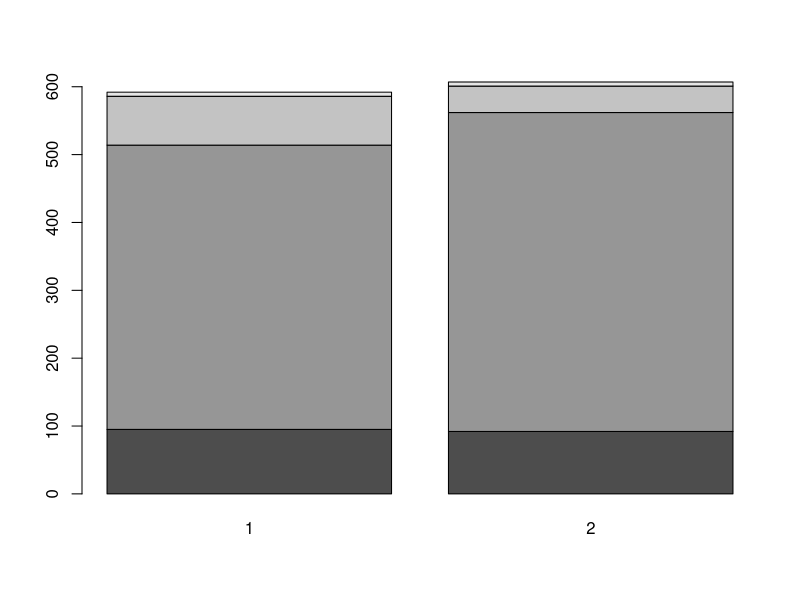
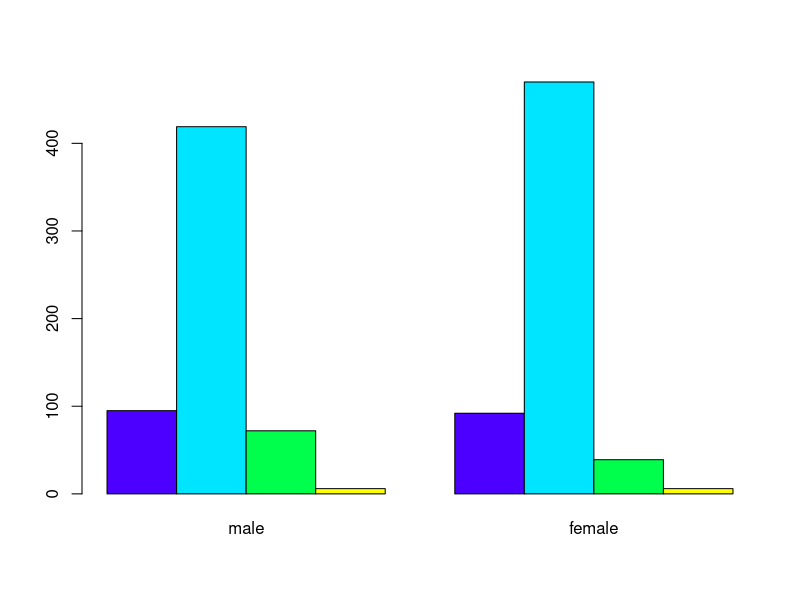
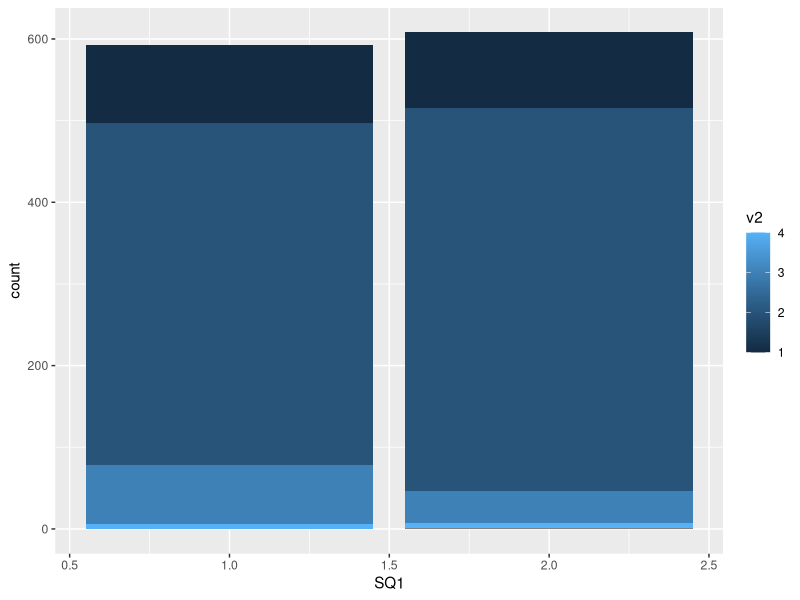
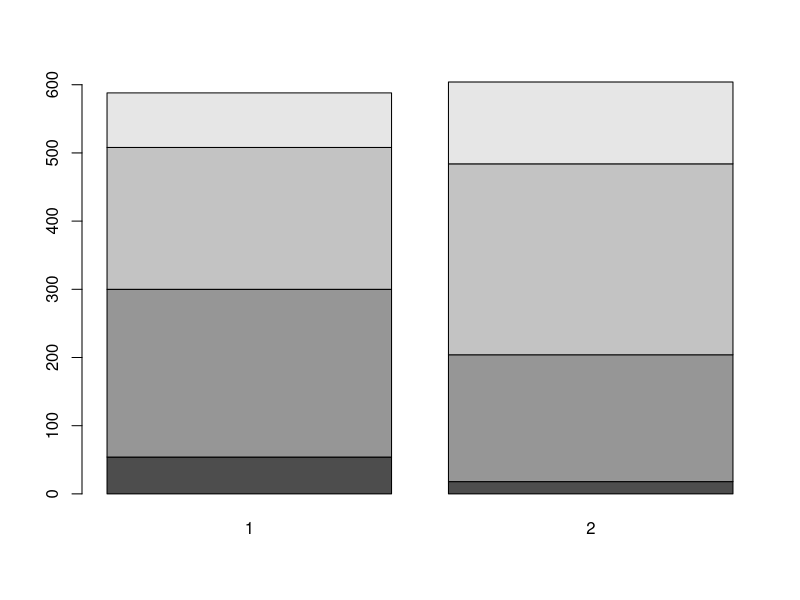
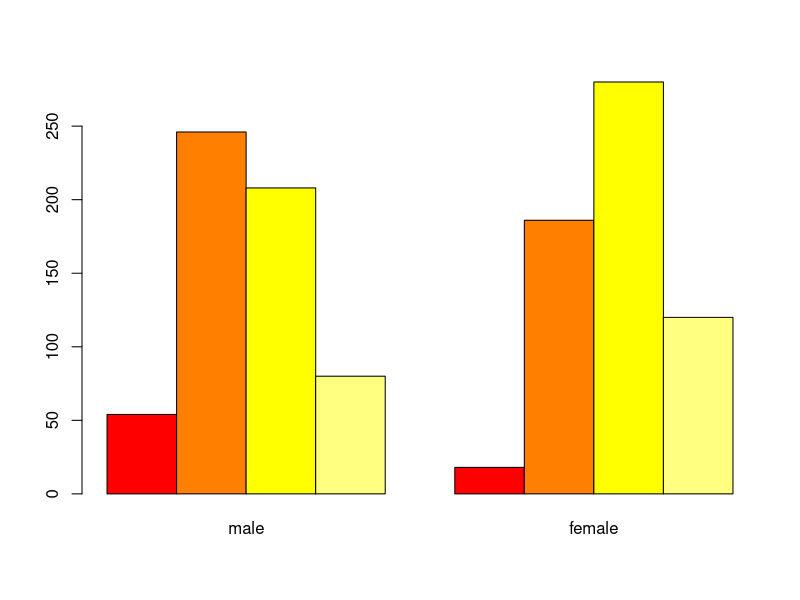
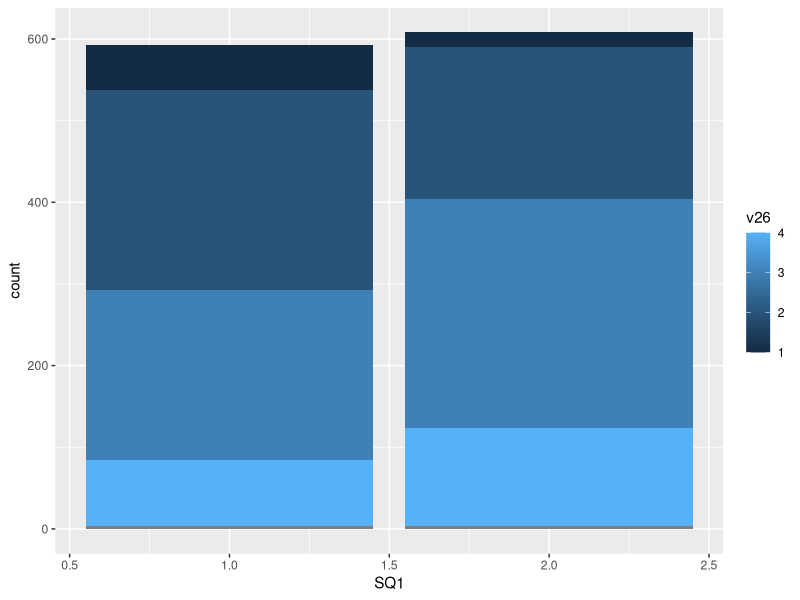
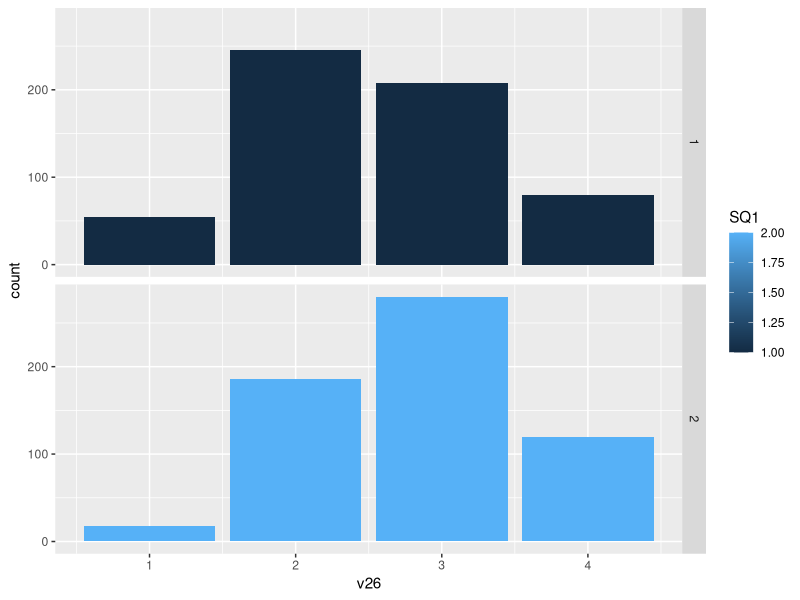
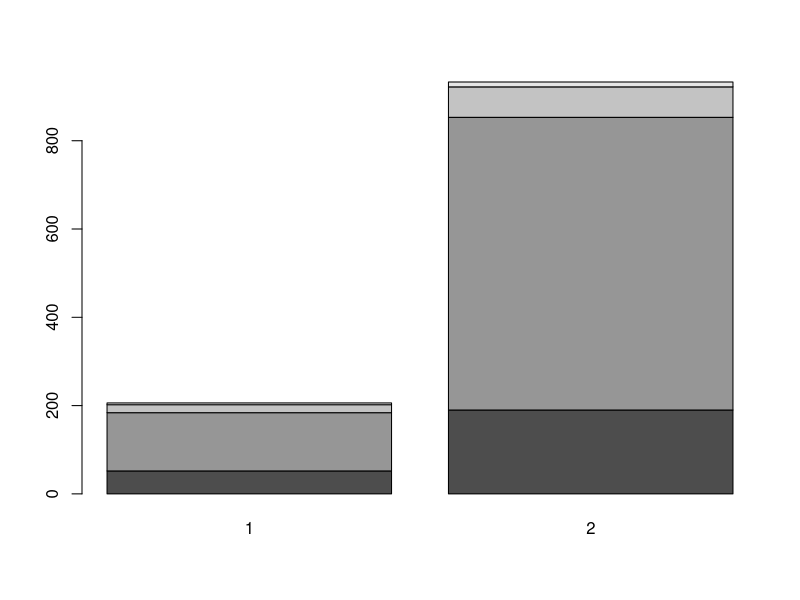

These figures' R source, in order:
install.packages("ggplot2")
install.packages("gmodels")
library(gmodels)
library(ggplot2)

getwd()
setwd("/Users/j-max/Documents/datascience_and_R")
life <- read.csv(file = "life.csv")
attach(life)
detach(life) #안쓸때는 때면 됨

attach(life)
table(v2)
table(v2, SQ1) #교차분석, 기본


#두 척도 모두 
#빈도수
#카이 제곱(기대치 비율)
#행을 기준으로 비율
#열을 기준으로 비율
#전체 기준 비율

CrossTable(v2, SQ1) #비율 포함 교차분석

#카이 스퀘어값 반환
#분포의 차이를 나타내는 value : p-value
#성별 행복도
chisq.test(v2, SQ1)
happy <- table(v2, SQ1)
barplot(happy)
barplot(happy, beside = T, names = c("male", "female"),
        col = topo.colors(4))
ggplot(life, aes(x= SQ1, group = v2, fill = v2))+
  geom_bar(position = "stack")

#성별 정치 관심도
table(v26)
mean(v26, na.rm = T)
table(v26, SQ1)
chisq.test(v26, SQ1)
pol <- table(v26, SQ1)
barplot(pol)
barplot(pol, beside = T, names = c("male","female"),
        col = heat.colors(4))
ggplot(life, aes(x=SQ1, group=v26, fill=v26))+
  geom_bar(position="stack")
ggplot(life, aes(x=v26, fill=SQ1))+
  geom_bar()+
  facet_grid(SQ1~.) #SQ1에 따라 분할


#전쟁 찬반에 따른 한국인 부심
table(v65)
v65[v65==77] <- NA
table(v79)
CrossTable(v70, v65)
chisq.test(v70, v65)
proud <- table(v70, v65)
barplot(proud)
barplot(proud, beside =T, names=c("No", "Yes"), col = cm.colors(4))
#결론 : 두 값은 연관 없음

#유신론자/무신론자 삶 행복도 
table(v48)  # 1 믿음 2 안믿음
table(v5)
mean(v5, na.rm = T)  # 삶의 만족도 평균(10이 가장높음)
mean(v5[v48==1], na.rm = T)  # 6.82
mean(v5[v48==2], na.rm = T)  # 6.36
#평균값이 차이가 난다. 단 분산을 고려하지 않음
t.test(v5~ v48) #분산까지 고려하여 일반화 할 수 있도록 한다

# 환경단체 기부(24번)에 따른 정치 성향(29번)
table(v24)  # 1 기부O 2 기부X
table(v29)
mean(v29, na.rm = T)  #정치성향(1진보 10보수)
mean(v29[v24==1], na.rm = T)  #6.82
mean(v29[v24==2], na.rm = T)  #5.392857
t.test(v29 ~ v24)
#기부를 한쪽과 안한 쪽이 0.3차이가 난다

#결혼상태가 삶의 만족도와 관계가 있는가?(anova)
table(v13)
v13[v13==2] <- NA
v13[v13==3] <- NA
v13[v13==4] <- NA

table(v5)
mean(v5, na.rm = T)
#삶의 만족도 평균
aov.v5_13 = aov(v5 ~ v13)
#삶의 만족도 - 결혼간 연관석 분석
summary(aov.v5_13)
#Pr(>F) : 0.788
#데이터 분포상에 차이가 있는 것으로 보여도, 
#분산이 크면 연관성이 작다고 볼 수 있다
ggplot(life, aes(x= v13, y= v5, group= v13))+
  geom_boxplot(fill="pink")
#문항별 행복도의 분포 시각화

ggplot(life, aes(x= v5, fill = v13))+
  geom_histogram()+
  facet_wrap(~v13)

#행복감 인식에 따른 소득수준
table(v2)    # 행복
table(v86)   # 주관적 소득수준(10이 고소득)
mean(v86, na.rm = T)   
c= aov(v86~ v2)
summary(c)
ggplot(life, aes(v2, v86, group= v2))+
  geom_boxplot(fill= "yellow") 
ggplot(life, aes(x=v86, fill= v2))+
  geom_histogram()+
  facet_wrap(~v2)

#주관적 계층의식에 따른 소득수준
table(v85)
table(v86)
mean(v86, na.rm = T)
d = aov(v86~ v85)
summary(d)
ggplot(life, aes(v85, v86, group= v85))+
  geom_boxplot(fill= "yellow") 
ggplot(life, aes(x=v85, fill =v86))+
  geom_histogram()+
  facet_wrap(~v2)

table(v5)
table(v86)
mean(v86,na.rm = T)
d = aov(v5 ~ v86)
summary(d)
ggplot(life, aes(v5, v86, group = v5))+
  geom_boxplot()
